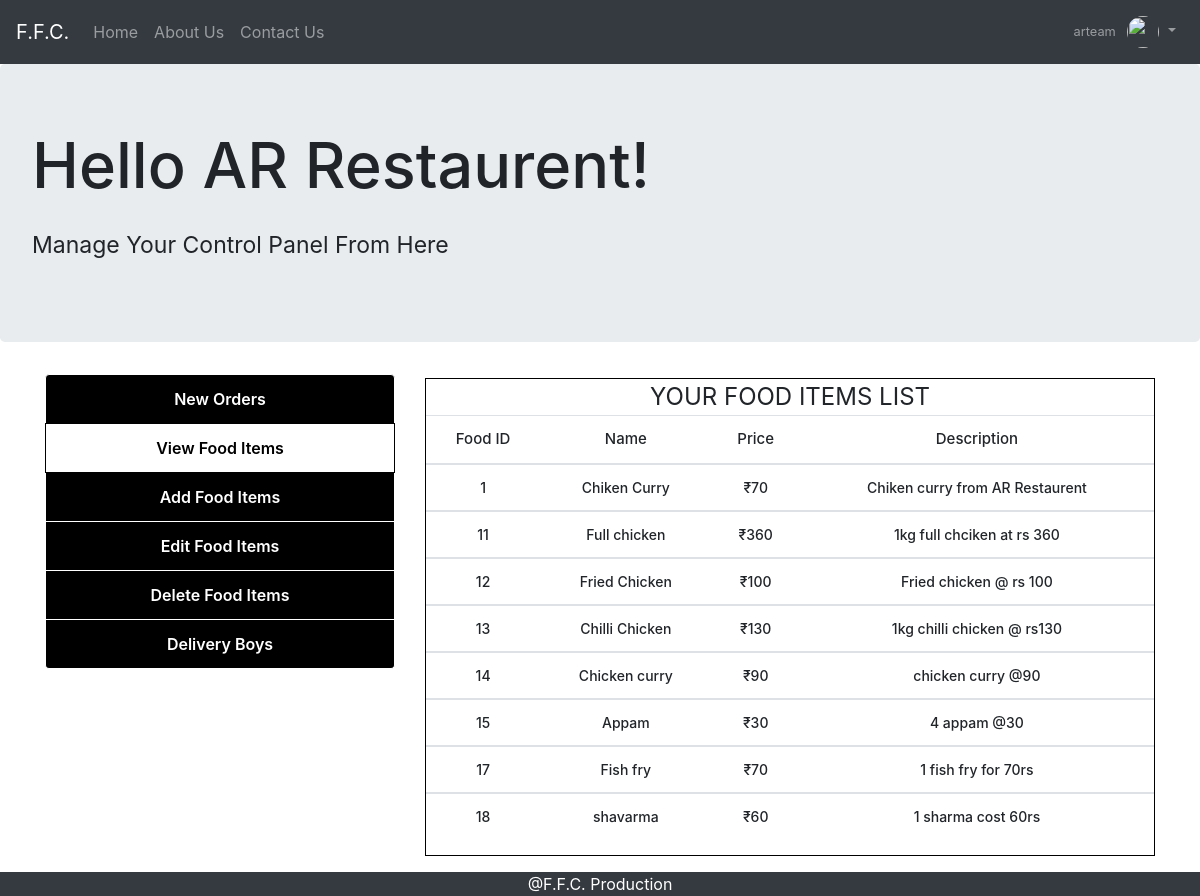
/mviewfood.php?login=success (signed in), run on the app's committed database.
### tables this page shows
CREATE TABLE `foodlist` (
  `fid` int(11) NOT NULL,
  `fname` varchar(50) NOT NULL,
  `fprice` varchar(30) NOT NULL,
  `fdescription` varchar(1000) NOT NULL,
  `frestaurents` varchar(50) NOT NULL,
  `fimage` varchar(125) NOT NULL,
  `manager` varchar(125) NOT NULL,
  `foodstatus` varchar(30) NOT NULL
);

### mviewfood.php (the view, shortened to what this page needs)
<?php
 include_once "inc/dbh.inc.php";
?>
<!DOCTYPE html>
<html>
<head>
  <link rel="stylesheet" type="text/css" href="css/bootstrap.min.css">
  <link rel="stylesheet" type="text/css" href="css/main.css">
</head>
<body>
    <nav class="navbar navbar-expand-lg navbar-dark bg-dark">
  <a class="navbar-brand" href="index.php">F.F.C.</a>
  <div class="collapse navbar-collapse" id="navbarSupportedContent">
    <ul class="navbar-nav mr-auto">
      <li class="nav-item">
        <a class="nav-link" href="index.php">Home</a>
      </li>
      <li class="nav-item">
        <a class="nav-link" href="aboutus.php">About Us</a>
      </li>
      <li class="nav-item">
        <a class="nav-link " href="#contact">Contact Us</a>
      </li>
    </ul>
    <ul class="navbar-nav ml-auto">
      <li class="nav-item dropdown no-arrow">
        <a class="nav-link dropdown-toggle" href="#" id="userDropdown" role="button" data-toggle="dropdown" aria-haspopup="true" aria-expanded="false">
          <span class="mr-2 d-none d-lg-inline text-gray-600 small">
            <?php echo $_SESSION['u_name']; ?>
          </span>
          <img class="img-profile rounded-circle" src="https://source.unsplash.com/QAB-WJcbgJk/60x60" style="height: 2rem; width: 2rem;">
        </a>
      </li>
    </ul>
  </div>
</nav>
<div class="jumbotron">
	<h1 style="font-size: 63px;">Hello <?php echo $_SESSION['rname']; ?>!</h1>
	<p class="pt-3" style="font-size: 23px;">Manage Your Control Panel From Here</p>
</div>
  <div class="container">
   	<div class="row">
   	  <div class="col-md-4 pb-5">
            <div class="mylist list-group">
              <a href="liveorders.php" class="list-group-item">New Orders</a>
              <a href="mviewfood.php" class="list-group-item active">View Food Items</a>
              <a href="maddfood.php" class="list-group-item ">Add Food Items</a>
              <a href="meditfood.php" class="list-group-item ">Edit Food Items</a>
              <a href="mdeletefood.php" class="list-group-item ">Delete Food Items</a>
              <a href="deliveryboy.php" class="list-group-item ">Delivery Boys</a>
            </div>
      </div>
       <div class="col-md-8 pt-1 pb-3">
           <legend class="text-center" style="border:1px solid black; width: 100%; margin: 0 auto;">YOUR FOOD ITEMS LIST
            <table class="table table-responsive-md mytbl text-center">
                <thead>
                <tr>
                <th>Food ID</th>
                <th>Name</th>
                <th>Price</th>
                <th>Description</th>
                </tr>
                </thead>
                 <?php
                 $manager = $_SESSION['u_name'];
                 $sql = "select fid, fname, fprice, fdescription, frestaurents from foodlist where manager = '$manager';";
                 $result = mysqli_query($con, $sql);
                 $resultcheck = mysqli_num_rows($result);
                 if ($resultcheck > 0) {
                 while ($row = mysqli_fetch_assoc($result)) {
                 ?>
                <tbody>
                <tr>
                <td><?php echo $row['fid'] ?></td>
                <td><?php echo $row['fname'] ?></td>
                <td>&#8377;<?php echo $row['fprice'] ?></td>
                <td><?php echo $row['fdescription'] ?></td>
                <?php
                  }
                 }
                ?>
                </tr>
                </tbody>
               </table>
             </legend>
       </div>
    </div>
  </div>
<?php
 include 'footer.php';
?>

### footer.php (shortened to what this page needs)
      <footer>
        <p class="bg-dark text-center text-white">@F.F.C. Production</p>
      </footer>
</body>
</html>

### css/main.css (style rules this page uses)
html,body { height: 100%; width: 100%; }
.mylist a { text-align: center; text-decoration: none; background-color: black; color: white; border: 1px solid white; font-weight: 600; }
.list-group-item.active { background-color: white !important; color: black; border: 1px solid black; }
.mytbl th { font-size: 15px; font-weight: 500; margin: 0 auto; }
.mytbl td { font-size: 14px; font-weight: 500; }

### data on the page
foodlist: fid "1", fname "Chiken Curry", fprice "70", fdescription "Chiken curry from AR Restaurent"
foodlist: fid "11", fname "Full chicken", fprice "360", fdescription "1kg full chciken at rs 360"
foodlist: fid "12", fname "Fried Chicken", fprice "100", fdescription "Fried chicken @ rs 100"
foodlist: fid "13", fname "Chilli Chicken", fprice "130", fdescription "1kg chilli chicken @ rs130"
foodlist: fid "14", fname "Chicken curry", fprice "90", fdescription "chicken curry @90"
foodlist: fid "15", fname "Appam", fprice "30", fdescription "4 appam @30"
foodlist: fid "17", fname "Fish fry", fprice "70", fdescription "1 fish fry for 70rs"
foodlist: fid "18", fname "shavarma", fprice "60", fdescription "1 sharma cost 60rs"

### other printed values
$_SESSION['u_name'] "arteam"
$_SESSION['rname'] "AR Restaurent"
